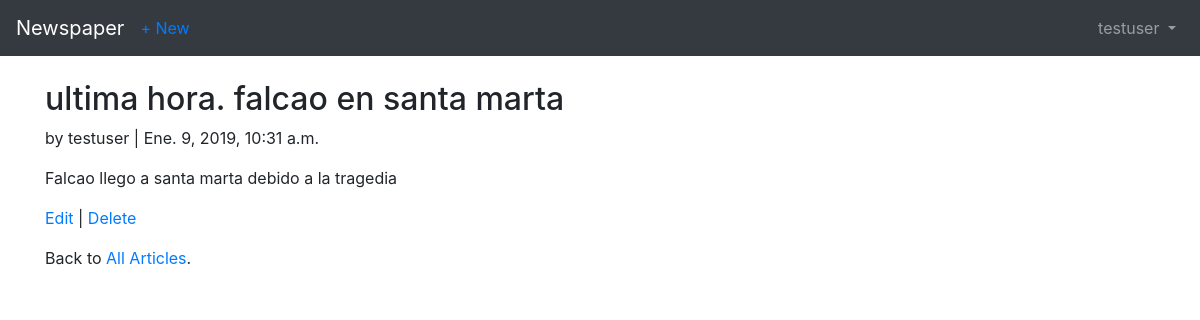
Page /articles/2 (signed in) on the committed database.
### users/models.py (models this page shows)
class CustomUser(AbstractUser):
    age = models.PositiveIntegerField(null=True, blank=True)
    picture = models.ImageField(upload_to='media/',null=True, blank=True)

### articles/models.py (models this page shows, shortened)
class Article(models.Model):
    title = models.CharField(max_length=255)
    body = models.TextField()
    date = models.DateTimeField(auto_now_add=True)
    author = models.ForeignKey(get_user_model(), on_delete=models.CASCADE)

### articles/views.py (the view)
# urls.py: path('<int:pk>', ArticleDetailView.as_view(), name='article_detail'),
class ArticleDetailView(LoginRequiredMixin,DetailView):
    model = Article
    template_name = 'articles/article_detail.html'
    login_url = 'login'

### articles/templates/articles/article_detail.html
{% extends 'base.html' %}
{% block content %}
    <div class="article-entry">
        <h2>{{ object.title }}</h2>
        <p>by {{ object.author }} | {{ object.date }}</p>
        <p>{{ object.body }}</p>
    </div>
    <p><a href="{% url 'article_edit' article.pk %}">Edit</a> |
        <a href="{% url 'article_delete' article.pk %}">Delete</a></p>
    <p>Back to <a href="{% url 'article_list' %}">All Articles</a>.</p>
{% endblock content %}

### templates/base.html (shortened to what this page needs)
<!DOCTYPE html>
<html lang="es">
<head>
    <link rel="stylesheet" href="https://stackpath.bootstrapcdn.com/bootstrap/4.2.1/css/bootstrap.min.css">
</head>
<body>
        <nav class="navbar navbar-expand-md navbar-dark bg-dark mb-4">
                <a class="navbar-brand" href="{% url 'home' %}">Newspaper</a>
                {% if user.is_authenticated %}
                <ul class="navbar-nav mr-auto">
                    <li class="nav-item"><a href="{% url 'article_new' %}">+ New</a></li>
                </ul>
                {% endif %}
                <div class="collapse navbar-collapse" id="navbarCollapse">
                        {% if user.is_authenticated %}
                            <ul class="navbar-nav ml-auto">
                                <li class="nav-item">
                                    <a class="nav-link dropdown-toggle" href="#" id="userMenu"
                                        data-toggle="dropdown" aria-haspopup="true"
                                        aria-expanded="false">
                                        {{ user.username }}
                                    </a>
                                </li>
                            </ul>
                        {% else %}
                            <form class="form-inline ml-auto">
                                <a href="{% url 'login' %}" class="btn btn-outline-secondary"> Entrar</a>
                                <a href="{% url 'signup' %}" class="btn btn-primary ml-2"> Registrarme</a>
                            </form>
                        {% endif %}
                </div>
        </nav>
        <div class="container">
                {% block content %}
                {% endblock content %}
         </div>
</body>
</html>

### rows in the picture
CustomUser: username "testuser"
Article: title "ultima hora. falcao en santa marta", author "testuser", date "Ene. 9, 2019, 10:31 a.m.", body "Falcao llego a santa marta debido a la tragedia"
